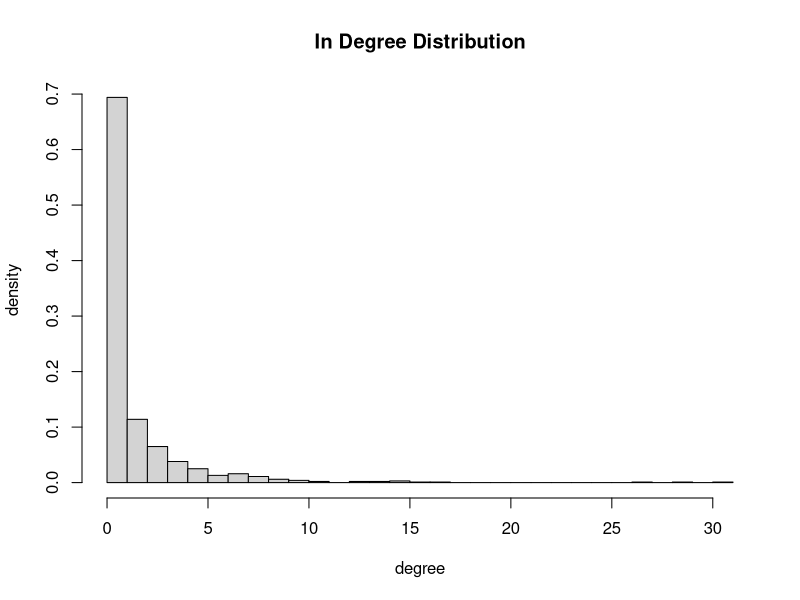
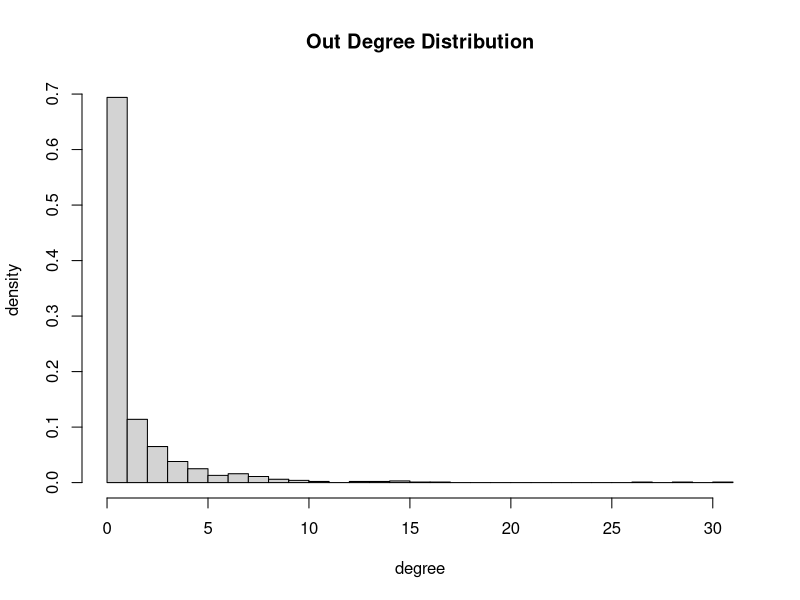

The R source for these figures, in order: (Note: this script raises an error after producing the figures.)
library("igraph")
#(a)
NodesNum = 1000
Diameter = numeric(0)
for (i in 1:100){
  g = forest.fire.game(NodesNum, 0.3, 0.3, 1, directed=TRUE)
  Diameter = c (Diameter, diameter(g))
}
VectorDegreeIn = degree(g,mode="in")
hin <- hist(VectorDegreeIn, freq = FALSE, seq(0,max(VectorDegreeIn),by=1),main = "In Degree Distribution" ,xlab="degree",ylab="density")
VectorDegreeOut = degree(g,mode="in")
hout <- hist(VectorDegreeOut, freq = FALSE, seq(0,max(VectorDegreeOut),by=1),main = "Out Degree Distribution" ,xlab="degree",ylab="density")

#(b)
D_avg = mean(Diameter)

#(c)
numberCommun = numeric(0)
avemod = numeric(0)
for(i in 1:100){
  #g = forest.fire.game(NodesNum, fw.prob = 0.37, bw.factor = 0.32/0.37, directed=TRUE)
  g = forest.fire.game(NodesNum, 0.3, 0.3, 1, directed=TRUE)
  structure = walktrap.community(g)
  mod = modularity(structure)
  numberCommun = c(numberCommun,length(x))
  avemod = c(avemod,mod)
}
#find the biggest community
numOfCom = length(structure)
NumInEachCommunity = rep(0,numOfCom)
for(i in 1:numOfCom){
  NumInEachCommunity[i] = length(which(x$membership == i))
}
maxNum = max(NumInEachCommunity)
h <- hist(structure$membership, freq = FALSE, seq(0,max(structure$membership),by=1),main = "Community Distribution" ,xlab="degree",ylab="density")
Maxcommunity = which(NumInEachCommunity == maxNum)
Subgraph <- subgraph(g, which(structure$membership == Maxcommunity[1]))
plot(Subgraph,vertex.label=NA)
plot(structure,g,vertex.label=NA)

cat("diameter = ",D_avg)
cat("number of communities = ", mean(numberCommun))
cat("modularity = ",mean(avemod))
